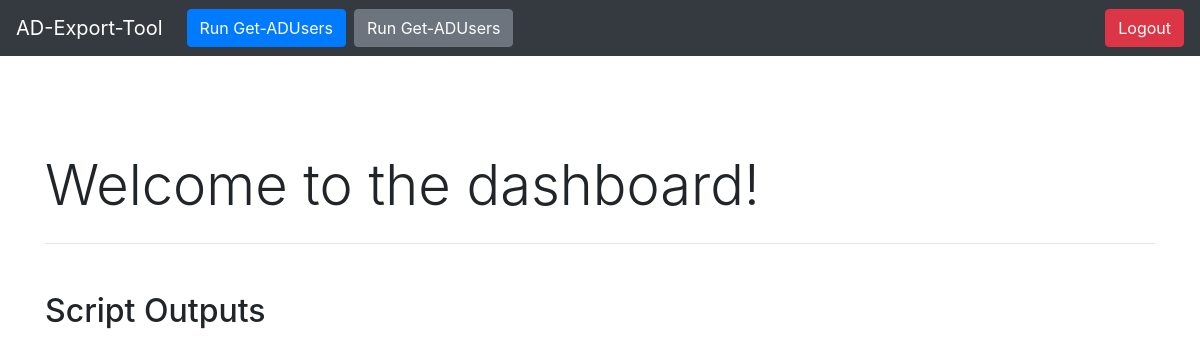
The page /dashboard (signed in) on the database as committed earlier.
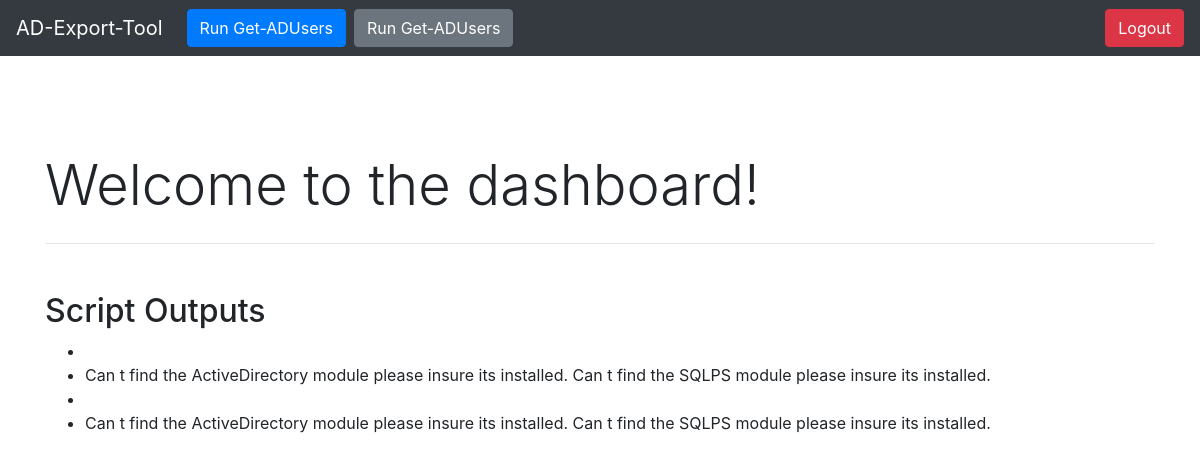
The same page on the database as committed later.
### app.py (models this page shows)
class ScriptOutput(db.Model):
    id = db.Column(db.Integer, primary_key=True)
    output = db.Column(db.String(500))

### app.py (the view)
@app.route('/dashboard')
@login_required
def dashboard():
    script_outputs = ScriptOutput.query.all()
    return render_template('dashboard.html', script_outputs=script_outputs)

### app.py (called while the page is built)
@login_manager.user_loader
def load_user(user_id):
    return User.query.get(int(user_id))

### templates/dashboard.html (shortened to what this page needs)
<!DOCTYPE html>
<html>
<head>
    <link rel="stylesheet" href="https://stackpath.bootstrapcdn.com/bootstrap/4.3.1/css/bootstrap.min.css">
</head>
<body>
    <nav class="navbar navbar-expand-lg navbar-dark bg-dark">
        <a class="navbar-brand" href="#">AD-Export-Tool</a>
        <a href="{{ url_for('run_first_script') }}" class="btn btn-primary ml-2">Run Get-ADUsers</a>
        <a href="{{ url_for('run_second_script') }}" class="btn btn-secondary ml-2">Run Get-ADUsers</a>
        <div class="collapse navbar-collapse" id="navbarNav">
            <ul class="navbar-nav ml-auto">
                <li class="nav-item">
                    <a class="btn btn-danger" href="{{ url_for('logout') }}">Logout</a>
                </li>
            </ul>
        </div>
    </nav>
    <div class="container mt-5">
        <div class="row">
    <div class="container mt-5">
        <div class="row">
            <div class="col-12">
                <h1 class="display-4">Welcome to the dashboard!</h1>
                <hr class="my-4">
                <h2 class="mt-5">Script Outputs</h2>
                <ul>
                    {% for output in script_outputs %}
                        <li>{{ output.output }}</li>
                    {% endfor %}
                </ul>
            </div>
        </div>
    </div>
</body>
</html>

Rows that differ between the two databases and show on the page:
added ScriptOutput: output "Can t find the ActiveDirectory module please insure its installed. Can t find the SQLPS module please insure its installed."
added ScriptOutput: output "Can t find the ActiveDirectory module please insure its installed. Can t find the SQLPS module please insure its installed."
